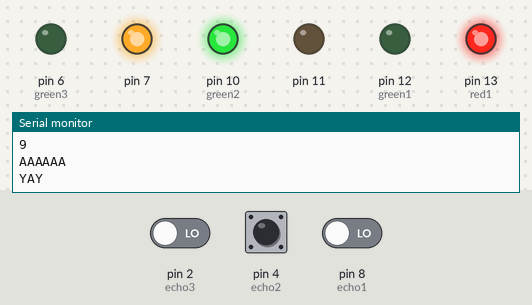
Recording of a sketch running on a simulated Arduino Uno, built with avr-gcc and run on an emulated ATmega328P. Shown: output pins drawn as LEDs (lit = HIGH), the last lines printed to the serial monitor. The test bench sets the inputs (shaded band); at power-on: pin 4 (echo2) LOW, pin 2 (echo3) LOW, pin 8 (echo1) LOW. Pins used as bus, display or sensor lines are not drawn.

Above: at 5.8 s.
5.9 s: pin 4 (echo2) pulsed HIGH 2 times (0.12 s each, 0.3 s apart)
At 17.5 s:
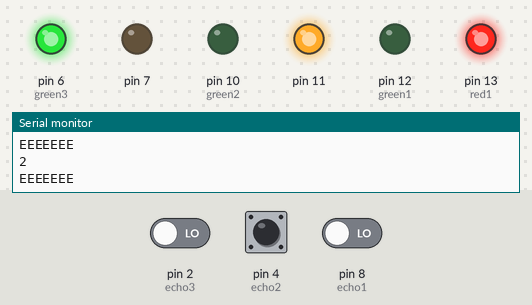
Timing chart, 0 to 17.8 s (numbered marks = the images above; inputs shaded):
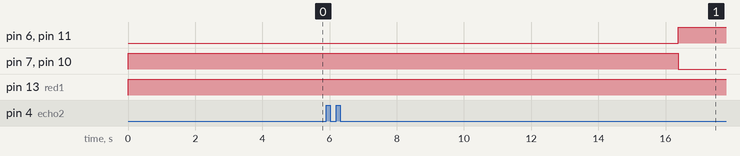

The sketch:

sketch_nov22b.ino
```cpp
#define con 15
#define trig1 9
#define echo1 8
#define trig2 5
#define echo2 4
#define trig3 3
#define echo3 2
void setup() {
 Serial.begin(38400);
 pinMode(13,OUTPUT);//red1     // 13 12   9 8
 pinMode(12,OUTPUT);//green1
 pinMode(11,OUTPUT);///red2
 pinMode(10,OUTPUT);//green2    //  11 10  5  4
 pinMode(9,OUTPUT);//1
 pinMode(8,INPUT);//1
 pinMode(7,OUTPUT);///red3      // 3 4 7 6
 pinMode(6,OUTPUT);//green3
 pinMode(5,OUTPUT);//2
 pinMode(4,INPUT);//2
 pinMode(3,OUTPUT);//3
 pinMode(2,INPUT);//3


}

int i = 0;
int a =1;
int dur[3];
int d[3] = {1000,1000,1000};
void loop() {

 if(i==10)
 {

  Serial.println("YAY");

   digitalWrite(9,LOW);
   delay(5);
   digitalWrite(9,HIGH);
   delay(10);
   digitalWrite(9,LOW);
   dur[0] = pulseIn(echo1,HIGH);
   d[0] = dur[0]/58;
   //Serial.println(d[0]);


   digitalWrite(5,LOW);
   delay(5);
   digitalWrite(5,HIGH);
   delay(10);
   digitalWrite(5,LOW);
   dur[1] = pulseIn(echo2,HIGH);
   d[1] = dur[1]/58;
   //Serial.println(d[1]);


   digitalWrite(3,LOW);
   delay(5);
   digitalWrite(3,HIGH);
   delay(10);
   digitalWrite(3,LOW);
   dur[2] = pulseIn(echo3,HIGH);
   d[2] = dur[2]/58;
   Serial.println(d[0]);
   Serial.println(d[1]);
   Serial.println(d[2]);
    if((d[2]<=d[0])&&(d[2]<=d[1])&&(d[2]<con))
      {  Serial.println("WP");
           a = 2;}
     else  if((d[1]<d[2])&&(d[1]<=d[0])&&(d[1]<con))
        {a = 1;
        Serial.println("WM");}
    else if((d[0]<d[2])&&(d[0]<d[1])&&(d[0]<con))
        a = 0;
    else
    {
      Serial.println("WA");
       a++;
     if(a>2)
      {a =0;
      }
    d[0] =1000;
    d[1] =1000;
    d[2] =1000;
   }
   i=0;
   Serial.println(a);
 }
 else
{
  Serial.println(i);

  if(a==1)
   {
    Serial.println("AAAAAA");
    digitalWrite(13,HIGH);
    digitalWrite(12,LOW);
    digitalWrite(11,LOW);
    digitalWrite(10,HIGH);
    digitalWrite(7,HIGH);
    digitalWrite(6,LOW);}
    else if(a==2)
  {
    Serial.println("EEEEEEE");
    digitalWrite(13,HIGH);
    digitalWrite(12,LOW);
    digitalWrite(11,HIGH);
    digitalWrite(10,LOW);
    digitalWrite(7,LOW);
    digitalWrite(6,HIGH);

  }
   else if(a==0)
   {
     Serial.println("DDDDDD");
     digitalWrite(11,HIGH);
     digitalWrite(10,LOW);
     digitalWrite(13,LOW);
     digitalWrite(12,HIGH);
     digitalWrite(7,HIGH);
     digitalWrite(6,LOW);
   }
   i++;
}

   delay(500);
}
```

Measured:
- after the input at 5.9 s, pin 6 (green3), pin 11: LOW → HIGH after 10.5 s instead of 2.6 s; pin 7, pin 10 (green2): HIGH → LOW after 10.5 s instead of 2.6 s
